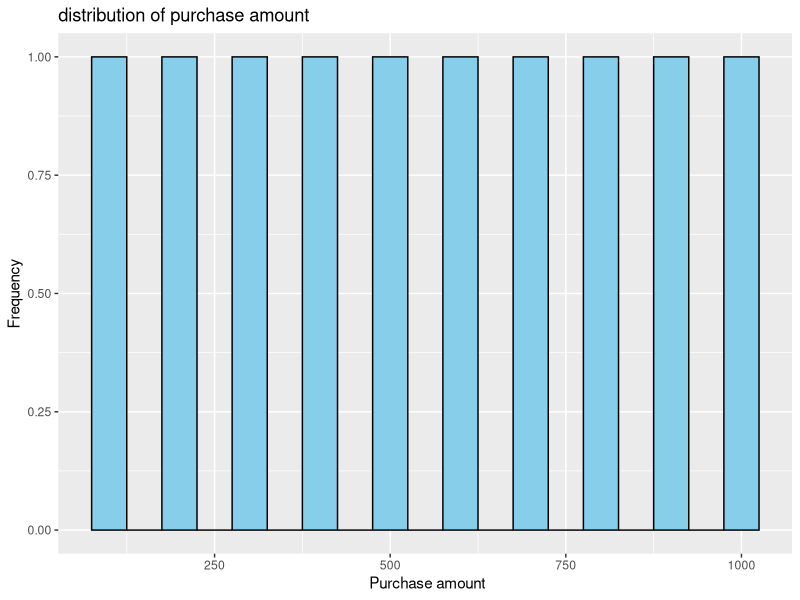

Write the R code that produced this figure.
# load the libraries
library(ggplot2)
library(dplyr)

# customer data 
purchase_data<- data.frame(
  customer_id = c(1,2,3,4,5,6,7,8,9,10),
  purchase_amount =c(100,200,300,400,500,600,700,800,900,1000)
)
print(purchase_data)

# calaculate and display the statistics 
mean1<- mean(purchase_data$purchase_amount)
median1<- median(purchase_data$purchase_amount)
st_d<-sd(purchase_data$purchase_amount)
q1<- quantile(purchase_data$purchase_amount, 0.25 )
q2 <- quantile(purchase_data$purchase_amount, 0.75)

# display the result,
cat("\n Mean :", mean1)
cat("\n Meadian:", median1)
cat("\n Standard deviation :", st_d)
cat("\n1st quartile", q1)
cat("\n2nd quartile", q2)

# create a histogram 
histogram<- ggplot( purchase_data, aes(x= purchase_amount))+
  geom_histogram(binwidth=50 , fill=" skyblue", color= " black")+labs(title="distribution of purchase amount", x= " Purchase amount", y="Frequency")
print(histogram)

